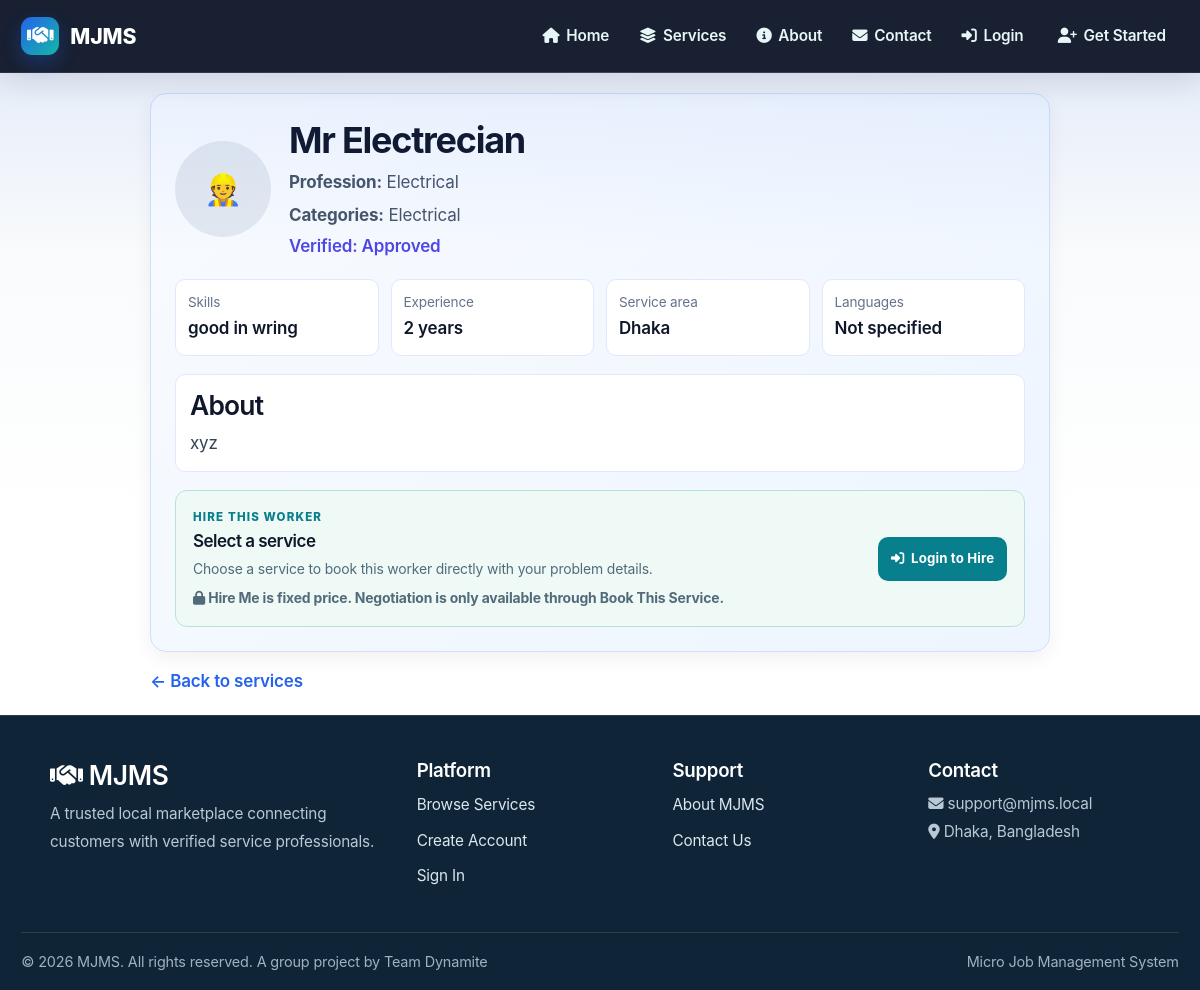
Before: /workers/profile/6/ with the older database file.
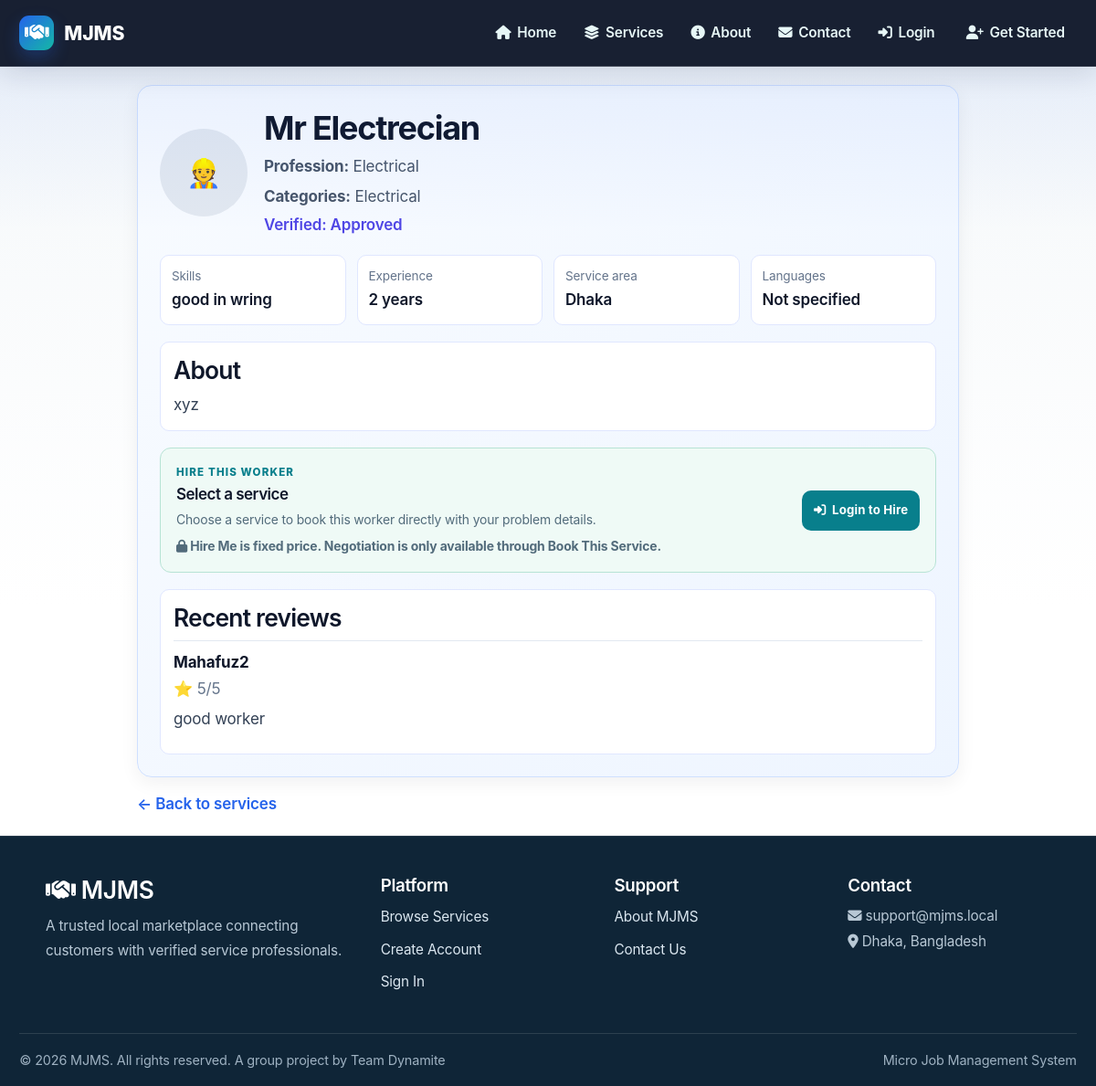
After: the same page with the newer database file.
### services/models.py (models this page shows, shortened)
class Category(models.Model):
    name = models.CharField(max_length=100, unique=True)
    description = models.TextField(blank=True)
    icon = models.CharField(max_length=50, blank=True, help_text="Emoji or icon class")
    image = models.ImageField(upload_to='categories/', blank=True, null=True)
    is_active = models.BooleanField(default=True)
    created_at = models.DateTimeField(auto_now_add=True)
    updated_at = models.DateTimeField(auto_now=True)
    class Meta:
        verbose_name_plural = "Categories"
        ordering = ['name']

class Service(models.Model):
    name = models.CharField(max_length=100)
    category = models.ForeignKey(
        Category,
        on_delete=models.CASCADE,
        related_name='services',
        help_text='The category this service belongs to'
    )
    description = models.TextField()
    price = models.DecimalField(max_digits=10, decimal_places=2)
    image = models.ImageField(upload_to='service_images/')
    duration = models.CharField(max_length=50, help_text='Estimated duration (e.g., "2 hours")')
    location = models.CharField(max_length=100, blank=True, null=True)
    featured = models.BooleanField(default=False)
    is_available = models.BooleanField(default=True)
    created_at = models.DateTimeField(auto_now_add=True)
    updated_at = models.DateTimeField(auto_now=True)
    class Meta:
        ordering = ['category__name', 'name']
        indexes = [
            models.Index(fields=['category', 'is_available']),
        ]

### reviews/models.py (models this page shows, shortened)
class Review(models.Model):
    customer = models.ForeignKey(
        settings.AUTH_USER_MODEL,
        on_delete=models.CASCADE,
        related_name='customer_reviews'
    )
    worker = models.ForeignKey(
        settings.AUTH_USER_MODEL,
        on_delete=models.CASCADE,
        related_name='worker_reviews'
    )
    booking = models.ForeignKey(
        Booking,
        on_delete=models.CASCADE,
        related_name='reviews'
        , null=True,
        blank=True,
    )
    job = models.ForeignKey(
        Job,
        on_delete=models.CASCADE,
        related_name='reviews',
        null=True,
        blank=True,
    )
    rating = models.PositiveSmallIntegerField()
    comment = models.TextField(blank=True, null=True)
    created_at = models.DateTimeField(auto_now_add=True)
    class Meta:
        ordering = ['-created_at']
        constraints = [
            models.UniqueConstraint(
                fields=['customer', 'booking'],
                name='unique_customer_booking_review'
            )
        ]

### accounts/models.py (models this page shows, shortened)
class CustomUser(AbstractBaseUser, PermissionsMixin):
    ROLE_CHOICES = (
        ('customer', 'Customer'),
        ('worker', 'Worker'),
        ('admin', 'Admin'),
    )
    first_name = models.CharField(max_length=150, blank=True)
    last_name = models.CharField(max_length=150, blank=True)
    email = models.EmailField(unique=True)
    is_staff = models.BooleanField(default=False)
    is_active = models.BooleanField(default=True)
    date_joined = models.DateTimeField(auto_now_add=False, null=True)
    objects = CustomUserManager()
    USERNAME_FIELD = 'email'
    REQUIRED_FIELDS = []
    def __init__(self, *args, **kwargs):
        legacy_verified = kwargs.pop('is_verified_worker', None)
        if legacy_verified is not None:
            kwargs['worker_status'] = 'APPROVED' if legacy_verified else 'PENDING'
        super().__init__(*args, **kwargs)
    WORKER_STATUS_CHOICES = [
        ('PENDING', 'Pending Approval'),
        ('APPROVED', 'Approved'),
        ('REJECTED', 'Rejected'),
        ('BLOCKED', 'Blocked'),
    ]
    CUSTOMER_STATUS_CHOICES = [
        ('ACTIVE', 'Active'),
        ('BLOCKED', 'Blocked'),
    ]
    role = models.CharField(max_length=20, choices=ROLE_CHOICES, default='customer')
    phone = models.CharField(max_length=15, blank=True, null=True)
    address = models.TextField(blank=True, null=True)
    city = models.CharField(max_length=100, blank=True, null=True)
    profile_picture = models.ImageField(
        upload_to='profile_pictures/',
        blank=True,
        null=True
    )
    preferred_contact_method = models.CharField(
        max_length=20,
        choices=(
            ('Email', 'Email'),
            ('SMS', 'SMS'),
        ),
        default='Email'
    )
    receive_notifications = models.BooleanField(default=True)
    is_blocked = models.BooleanField(default=False)
    worker_status = models.CharField(
        max_length=20,
        choices=WORKER_STATUS_CHOICES,
        default='PENDING',
        null=True,
        blank=True,
        help_text="Status for worker accounts only"
    )
    customer_status = models.CharField(
        max_length=20,
        choices=CUSTOMER_STATUS_CHOICES,
        default='ACTIVE',
        null=True,
        blank=True,
        help_text="Status for customer accounts only"
    )
    created_at = models.DateTimeField(auto_now_add=True, null=True)
    updated_at = models.DateTimeField(auto_now=True)
    def get_full_name(self):
        return f'{self.first_name} {self.last_name}'.strip()
    @property
    def is_verified_worker(self):
        """Backward-compatible alias for the worker approval status."""
        return self.role == 'worker' and self.worker_status == 'APPROVED'
    class Meta:
        indexes = [
            models.Index(fields=['role', 'created_at']),
            models.Index(fields=['is_blocked']),
        ]

### workers/views.py (the view)
# urls.py: path('profile/<int:pk>/', views.worker_profile_detail, name='worker_profile_detail'),
def worker_profile_detail(request, pk):
    worker_profile = get_object_or_404(WorkerProfile, pk=pk)
    reviews = Review.objects.filter(worker=worker_profile.user).select_related('customer')
    categories = worker_profile.categories.all()
    worker_services = Service.objects.filter(
        is_available=True,
    ).filter(
        Q(category__in=categories)
        | Q(pk=worker_profile.service_id)
        | Q(category__name__iexact=worker_profile.service_category)
    ).distinct().order_by('name')
    return render(
        request,
        'workers/worker_profile_detail.html',
        {
            'worker_profile': worker_profile,
            'categories': categories,
            'reviews': reviews,
            'worker_services': worker_services,
        }
    )

### notifications/views.py (called while the page is built, shortened)
def notification_context(request):
    if not request.user.is_authenticated:
        return {}

### templates/workers/worker_profile_detail.html (shortened to what the changed rows need)
{% extends 'base.html' %}
{% block content %}
<div style="max-width:900px; margin:0 auto; padding:20px 0;">
    <div style="background:linear-gradient(135deg,#f8fbff 0%,#eef5ff 100%); border:1px solid #cfe0ff; border-radius:16px; padding:24px; box-shadow:0 6px 20px rgba(15,23,42,0.06);">
        <div style="display:flex; gap:18px; align-items:center; flex-wrap:wrap;">
            <div>
                <h2 style="margin:0 0 6px;">{{ worker_profile.user.get_full_name|default:worker_profile.user.email }}</h2>
                <p style="margin:0; color:#475569;"><strong>Profession:</strong> {{ worker_profile.profession|default:'Skilled professional' }}</p>
                <p style="margin:6px 0 0; color:#475569;">
                    <strong>Categories:</strong>
                    {% if categories %}
                        {% for category in categories %}{{ category.name }}{% if not forloop.last %}, {% endif %}{% endfor %}
                    {% elif worker_profile.service_category %}
                        {{ worker_profile.service_category }}
                    {% elif worker_profile.service %}
                        {{ worker_profile.service.category }}
                    {% else %}
                        Not specified
                    {% endif %}
                </p>
                <p style="margin:4px 0 0; color:#4f46e5; font-weight:600;">Verified: {{ worker_profile.verification_status }}</p>
            </div>
        </div>
        {% if worker_services %}
            <div class="worker-hire-panel">
                <div class="worker-hire-services">
                    {% for service in worker_services %}
                        {% if user.is_authenticated and user.role == 'customer' %}
                            <a href="{% url 'create_booking' %}?service={{ service.pk }}&worker={{ worker_profile.user.pk }}" class="btn btn-primary">
                                <i class="fas fa-handshake"></i> Hire Me for {{ service.name }}
                            </a>
                        {% elif not user.is_authenticated %}
                            <a href="{% url 'login' %}?next={% url 'create_booking' %}?service={{ service.pk }}&worker={{ worker_profile.user.pk }}" class="btn btn-primary">
                                <i class="fas fa-right-to-bracket"></i> Login to Hire
                            </a>
                        {% else %}
                            <span class="worker-hire-note">Customer booking only</span>
                        {% endif %}
                    {% endfor %}
                </div>
            </div>
        {% else %}
            <div class="worker-hire-panel worker-hire-panel--unavailable">
                <h3>This worker has no active service assigned</h3>
                <p>An administrator must assign a service category before customers can hire this worker.</p>
            </div>
        {% endif %}
        {% if reviews %}
            <div style="margin-top:18px; background:#fff; border:1px solid #e0e7ff; border-radius:10px; padding:14px;">
                <h3 style="margin-top:0; margin-bottom:8px;">Recent reviews</h3>
                {% for review in reviews %}
                    <div style="padding:10px 0; border-top:1px solid #e2e8f0;">
                        <strong>{{ review.customer.get_full_name|default:review.customer.email }}</strong>
                        <div style="color:#64748b; margin-top:2px;">⭐ {{ review.rating }}/5</div>
                        {% if review.comment %}<p style="margin:6px 0 0; color:#334155;">{{ review.comment }}</p>{% endif %}
                    </div>
                {% endfor %}
            </div>
        {% endif %}
    </div>
</div>
{% endblock %}

Changed rows visible on the page:
added Review: customer.get_full_name "Mahafuz2", rating "5", comment "good worker"
Other visible differences:
text now shown: "Recent reviews"
